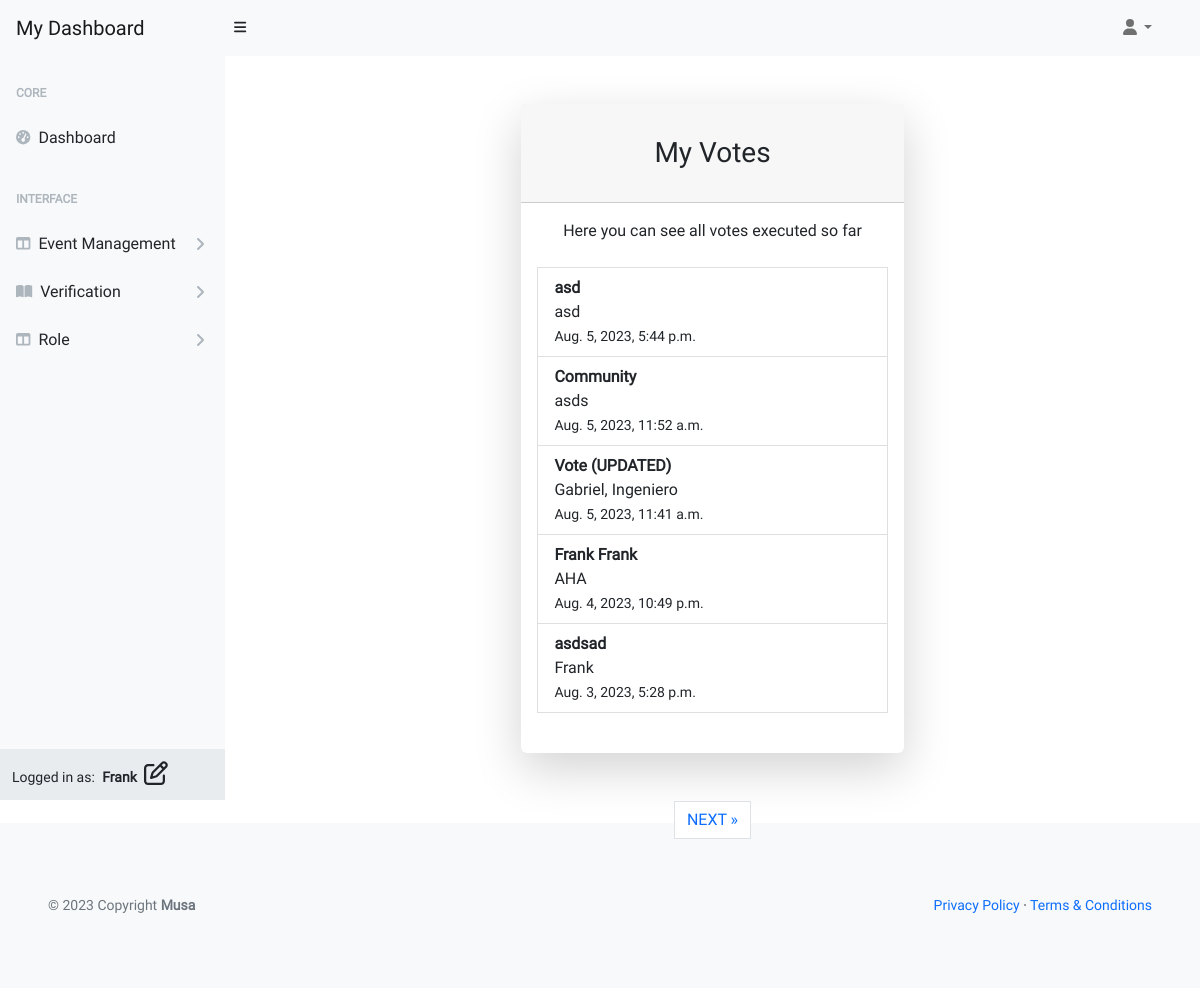
The app's page /user/votes/ (signed in) with its own data.
### musa/models.py (models this page shows, shortened)
class UserProfile(AbstractUser):
    verified = models.BooleanField(default=False)
    role = models.IntegerField(choices=ROLES, default=0)
    user_card = models.ManyToManyField(
        'vote_management.VoteCard', through='vote_management.VoteRecord', related_name='user_cards')
    class Meta:
        ordering = ['username']

### vote_management/models.py (models this page shows, shortened)
class VoteRecord(models.Model):
    voter = models.ForeignKey(
        'musa.UserProfile', on_delete=models.CASCADE, related_name="voter_record")
    vote_card = models.ForeignKey(
        VoteCard, on_delete=models.CASCADE, related_name="votecard_record")
    elected_person = models.ForeignKey('ElectedPerson',
                                       on_delete=models.CASCADE,
                                       related_name="elected_record")
    timestamp = models.DateTimeField(auto_now_add=True)
    class Meta:
        ordering = ['timestamp']

class VoteCard(models.Model):
    title = models.CharField(max_length=20, unique=True)
    slug = models.SlugField(max_length=200, unique=True)
    author = models.ForeignKey(
        'musa.UserProfile', on_delete=models.CASCADE, related_name="card_author")
    category = models.ForeignKey(
        Category, on_delete=models.CASCADE, related_name="categories")
    mission = models.CharField(max_length=20)
    location = models.CharField(max_length=20)
    description = models.TextField(max_length=258)
    expire = models.DateField()
    event_image = CloudinaryField('image', default='placeholder')
    vote_record = models.ManyToManyField('musa.UserProfile', through='VoteRecord',
                                         related_name='user_votes', blank=True)
    candidates = models.ManyToManyField('ElectedPerson', related_name='vote_cards',
                                        blank=True)
    status = models.IntegerField(choices=STATUS, default=0)
    excerpt = models.TextField(blank=True)
    type = models.IntegerField(choices=CARD_TYPE, default=0)
    created_on = models.DateField(auto_now_add=True)
    class Meta:
        ordering = ['-created_on']
    def __str__(self):
        return self.title

class ElectedPerson(models.Model):
    name = models.CharField(max_length=80, unique=True)
    is_elected = models.BooleanField(default=False)
    vote_card = models.ForeignKey(
        VoteCard, on_delete=models.CASCADE, related_name="vote_candidate", blank=True)
    class Meta:
        ordering = ['name']
    def __str__(self):
        return self.name

### vote_management/views.py (the view)
# urls.py: path('user/votes/', UserVotes.as_view(),
class UserVotes(UserRequiredMixin, generic.ListView):
    model = VoteRecord
    template_name = 'backend/user-dashboard/user_votes.html'
    paginate_by = 10
    def get_context_data(self, **kwargs):
        context = super().get_context_data(**kwargs)
        user_votes = VoteRecord.objects.filter(
            voter=self.request.user).order_by('-timestamp')
        context['user_votes'] = user_votes
        return context

### user_profile/views.py (called while the page is built)
    def test_func(self):
        user_profile = self.request.user
        return user_profile.is_authenticated and (
            user_profile.role in [0, 1]
        )

### templates/backend/user-dashboard/user_votes.html (shortened to what this page needs)
{% extends "backend/user-dashboard/base.html" %}
{% load i18n %}
{% block content %}
<div id="layoutSidenav_content">
    <main>
        <div class="container">
            <div class="row justify-content-center">
                <div class="col-lg-5">
                    <div class="card shadow-lg border-0 rounded-lg my-5">
                        <div class="card-header">
                            <h3 class="text-center font-weight-light my-4">My Votes</h3>
                        </div>
                        <div class="card-body">
                            <p class="text-center">Here you can see all votes executed so far</p>
                            <ul class="list-group my-4">
                                {% for vote in user_votes.all %}
                                <li class="list-group-item">
                                    <strong>{{ vote.vote_card }}</strong><br>{{ vote.elected_person }}<br>
                                    <small>{{ vote.timestamp }}</small>
                                </li>
                                {% endfor %}
                            </ul>
                        </div>
                    </div>
                    {% if is_paginated %}
                    <nav aria-label="Page navigation">
                        <ul class="pagination justify-content-center">
                            {% if page_obj.has_next %}
                            <li><a href="?page={{ page_obj.next_page_number }}" class="page-link"> NEXT &raquo;</a></li>
                            {% endif %}
                        </ul>
                    </nav>
                    {% endif %}
                </div>
            </div>
        </div>
    </main>
</div>
{% endblock %}

### templates/backend/user-dashboard/base.html (shortened to what this page needs)
{% load static %}
{% now "Y-m-d" as current_date %}
{% now "Y" as copyright %}
<!DOCTYPE html>
<html lang="en">
<head>
    <link href="https://cdn.jsdelivr.net/npm/simple-datatables@7.1.2/dist/style.min.css" rel="stylesheet" />
    <link href="{% static 'user/vendor/css/styles.css' %}" rel="stylesheet" />
    <link href="{% static 'custom/css/style.css' %}" rel="stylesheet" />
</head>
<body class="sb-nav-fixed">
    <nav class="sb-topnav navbar navbar-expand navbar-light bg-light">
        <a class="navbar-brand ps-3" href="{% url 'user_dashboard' %}">My Dashboard</a>
        <button class="btn btn-link btn-sm order-1 order-lg-0 me-4 me-lg-0" id="sidebarToggle" href="#!"><i
                class="fas fa-bars"></i></button>
        <div class="d-md-inline-block form-inline ms-auto me-0 me-md-3 my-2 my-md-0">
            <ul class="navbar-nav ms-auto ms-md-0 me-3 me-lg-4">
                <li class="nav-item dropdown">
                    <a class="nav-link dropdown-toggle" id="navbarDropdown" href="#" role="button"
                        data-bs-toggle="dropdown" aria-expanded="false"><i class="fas fa-user fa-fw"></i></a>
                </li>
            </ul>
        </div>
    </nav>
    <div id="layoutSidenav">
        <div id="layoutSidenav_nav">
            <nav class="sb-sidenav accordion sb-sidenav-light" id="sidenavAccordion">
                <div class="sb-sidenav-menu">
                    <div class="nav">
                        <div class="sb-sidenav-menu-heading">Core</div>
                        <a class="nav-link" href="{% url 'user_dashboard' %}">
                            <div class="sb-nav-link-icon"><i class="fas fa-tachometer-alt"></i></div>
                            Dashboard
                        </a>
                        <div class="sb-sidenav-menu-heading">Interface</div>
                        <a class="nav-link collapsed" href="#" data-bs-toggle="collapse"
                            data-bs-target="#collapseLayouts" aria-expanded="false" aria-controls="collapseLayouts">
                            <div class="sb-nav-link-icon"><i class="fas fa-columns"></i></div>
                            Event Management
                            <div class="sb-sidenav-collapse-arrow"><i class="fas fa-angle-down"></i></div>
                        </a>
                        <a class="nav-link collapsed" href="#" data-bs-toggle="collapse" data-bs-target="#collapsePages"
                            aria-expanded="false" aria-controls="collapsePages">
                            <div class="sb-nav-link-icon"><i class="fas fa-book-open"></i></div>
                            Verification
                            <div class="sb-sidenav-collapse-arrow"><i class="fas fa-angle-down"></i></div>
                        </a>
                        <a class="nav-link collapsed" href="#" data-bs-toggle="collapse" data-bs-target="#collapseRole"
                            aria-expanded="false" aria-controls="collapseRole">
                            <div class="sb-nav-link-icon"><i class="fas fa-columns"></i></div>
                            Role
                            <div class="sb-sidenav-collapse-arrow"><i class="fas fa-angle-down"></i></div>
                        </a>
                    </div>
                </div>
                <div class="sb-sidenav-footer">
                    <div class="small">Logged in as:
                        <span class="px-1"><strong>{{ request.user.username }}
                                {% if request.user.role == 0 %}
                                <i class="fa-regular fa-user px-1 fs-4 text"></i>
                                {% elif request.user.role == 1 %}
                                <i class="fa-regular fa-pen-to-square px-1 fs-4 text"></i>
                                {% endif %}
                            </strong>
                        </span>
                    </div>
                </div>
            </nav>
        </div>
        {% block content %}
        {% endblock content %}
    </div>
    <footer class="py-4 bg-light mt-4">
        <div class="container-fluid p-5">
            <div class="d-flex align-items-center justify-content-between small">
                <div class="text-muted"> © {{ copyright }} Copyright
                    <a class="text-reset fw-bold" href="https://github.com/plexoio/musa">Musa</a>
                </div>
                <div>
                    <a href="#">Privacy Policy</a>
                    &middot;
                    <a href="#">Terms &amp; Conditions</a>
                </div>
            </div>
        </div>
    </footer>
</body>
</html>

### static/custom/css/style.css (style rules this page uses)
* { font-family: 'Roboto', Fairplay, sans-serif; }
a { text-decoration: none; }
.list-group { border-radius: 0; }

### records on screen
UserProfile: user.username "Frank"
VoteRecord: vote_card "asd", elected_person "asd", timestamp "Aug. 5, 2023, 5:44 p.m."
VoteRecord: vote_card "Community", elected_person "asds", timestamp "Aug. 5, 2023, 11:52 a.m."
VoteRecord: vote_card "Vote (UPDATED)", elected_person "Gabriel, Ingeniero", timestamp "Aug. 5, 2023, 11:41 a.m."
VoteRecord: vote_card "Frank Frank", elected_person "AHA", timestamp "Aug. 4, 2023, 10:49 p.m."
VoteRecord: vote_card "asdsad", elected_person "Frank", timestamp "Aug. 3, 2023, 5:28 p.m."

### other values on screen
{{ copyright }} "2023"
